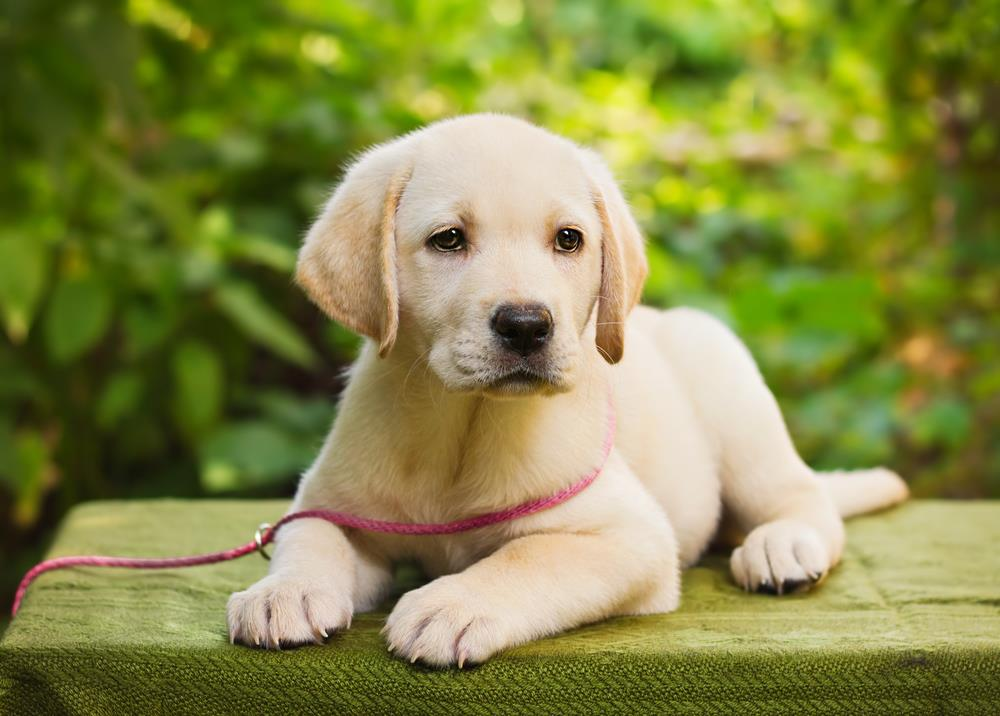
#> input picture dog.jpg, 1000 x 716 px
$ python histogram.py
#> lines starting #> are read from the running program, lines starting #| are printed output that depends on the picture; after the words box and inside, x2 and y2 are one past the last pixel; in counts of white or black regions, pixels touching at a corner belong together
import cv2 as cv
import numpy as np
import matplotlib.pyplot as plt

image = cv.imread('dog.jpg')
#> image is the input picture: shape (716, 1000, 3); mean B, G, R 71.5, 135.9, 133.2
cv.imshow('image', image)
# cv.waitKey(0)

blank = np.zeros(image.shape[:2], dtype='uint8')

mask = cv.circle(blank, (image.shape[1]//2,image.shape[0]//2), 100, 255, -1)
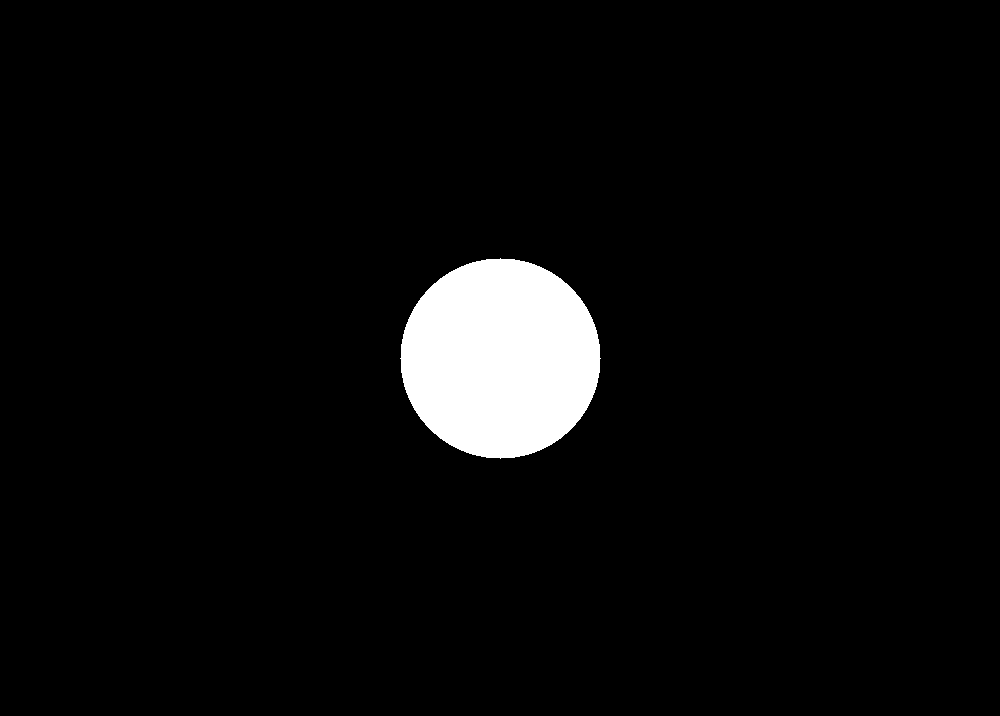
#> blank: shape (716, 1000); 4.4% white; 1 white region, box (x1, y1, x2, y2) and area: (400, 258, 601, 459) 31417

gray = cv.cvtColor(image, cv.COLOR_BGR2GRAY)
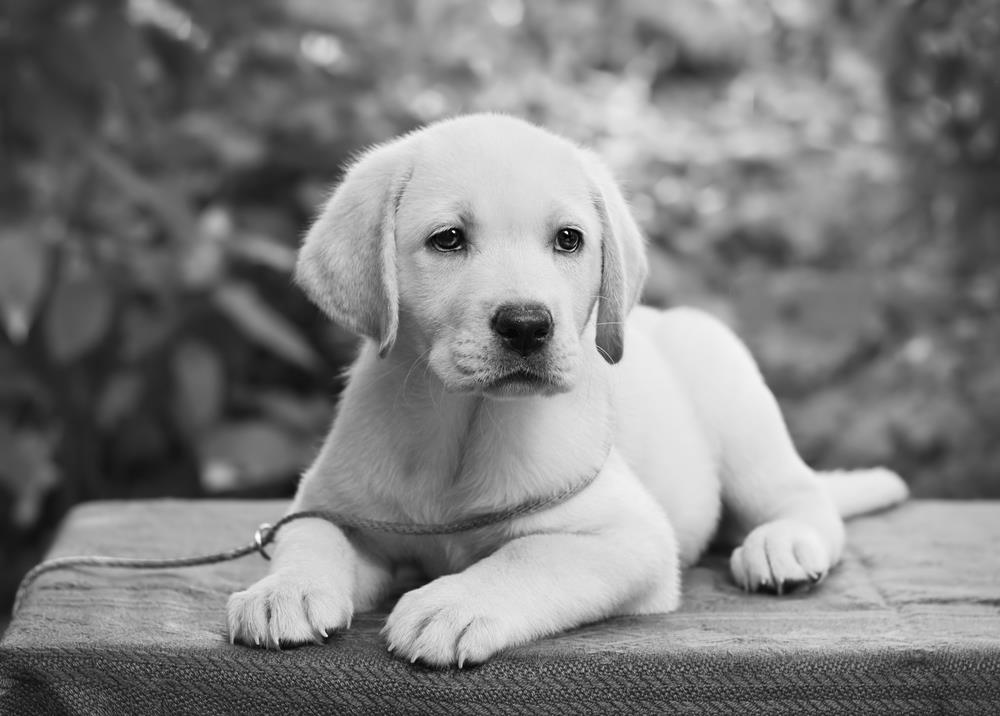
#> gray: shape (716, 1000); min 1, max 254, mean 127.8
cv.imshow('gray', gray)
# cv.waitKey(0)

masked = cv.bitwise_and(gray,gray,mask=mask)
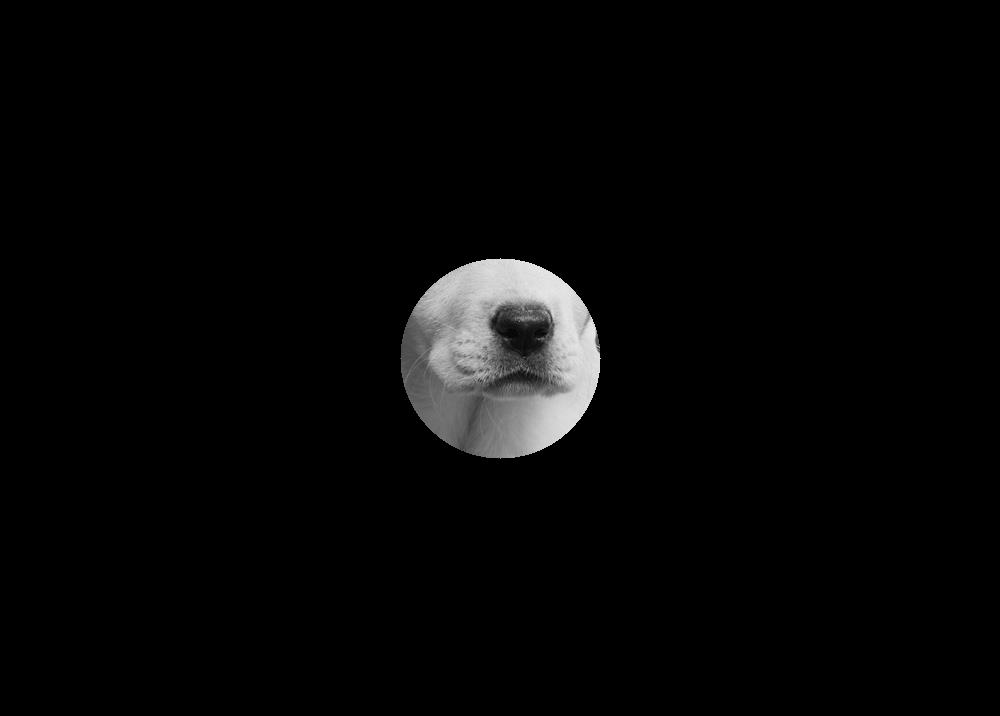
#> masked: shape (716, 1000); min 0, max 240, mean 6.3
cv.imshow('mask',mask)
cv.waitKey(0)

#Grayscale histogram
gray_hist = cv.calcHist([gray], [0], masked, [256], [0,256],)
#> gray_hist = 256 values, max 394 at index 214, min 0 at index 0, mean 122.7
plt.figure()
plt.title('grayscale histogram with mask')
plt.xlabel('bins')
plt.ylabel('No of Pixels')
plt.plot(gray_hist)
plt.xlim([0,256])
plt.show()
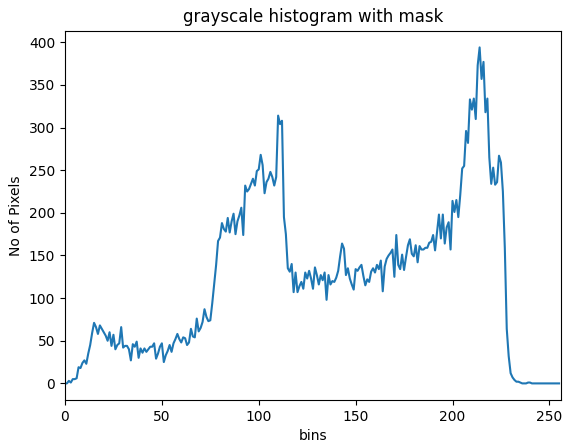
#> figure drawn by matplotlib, 1 panel; curve peaks at x = 214, y = 394

# color histogram
plt.figure()
plt.title('colour histogram with mask')
plt.xlabel('bins')
plt.ylabel('No of Pixels')
color = ('r','g','b')
for i, col in enumerate(color):
    hist = cv.calcHist([image], [i], masked, [256], [0,256])
    plt.plot(hist, color=col)
    plt.xlim([0,256])
plt.show()
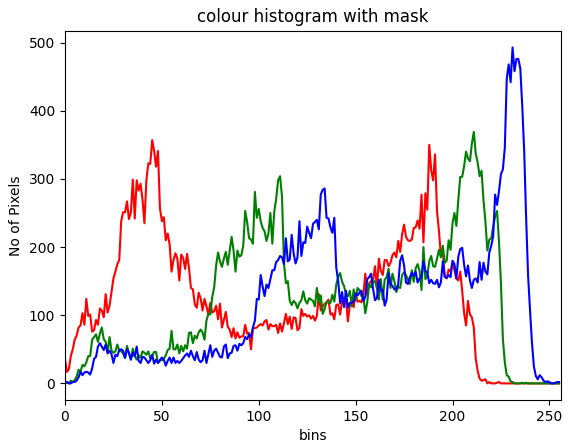
#> figure drawn by matplotlib, 1 panel; curve peaks at x = 45, y = 357; curve peaks at x = 211, y = 369; curve peaks at x = 231, y = 493
